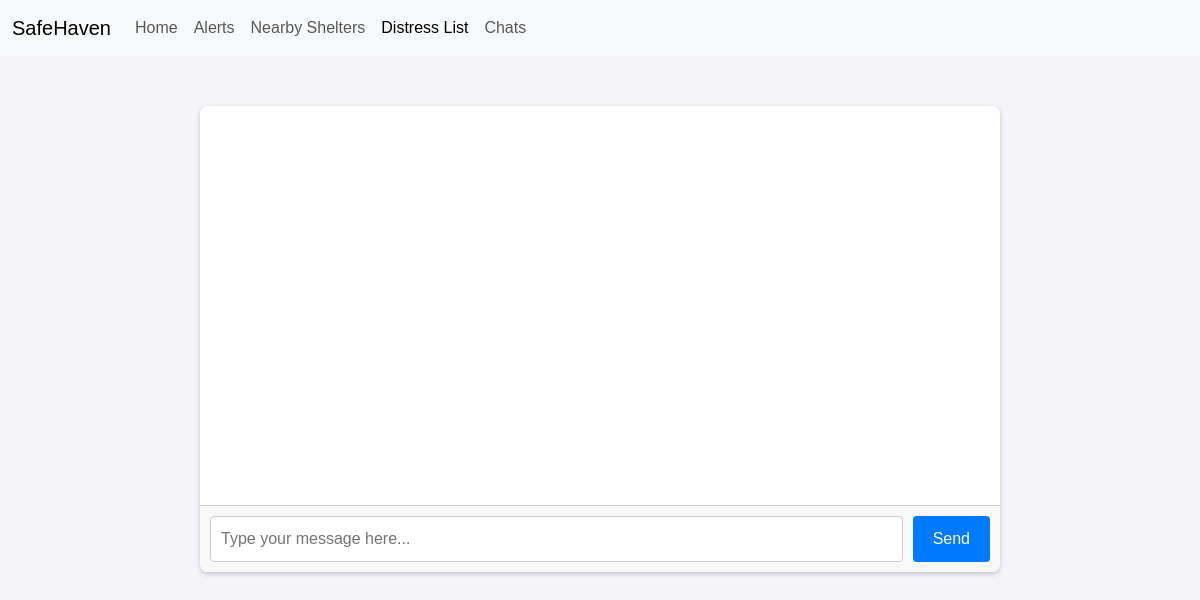
The page /chat/ (signed in) on the database as committed earlier.
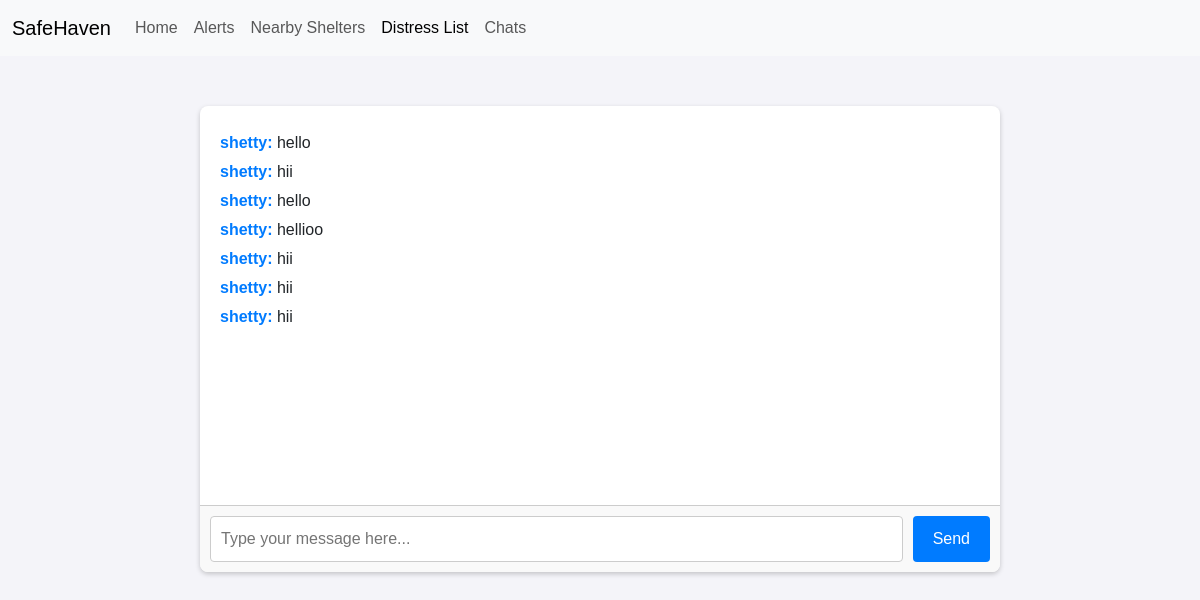
The same page on the database as committed later.
### home/models.py (models this page shows, shortened)
class ChatMessage(models.Model):
    user = models.ForeignKey(User, on_delete=models.CASCADE)
    message = models.TextField()
    timestamp = models.DateTimeField(auto_now_add=True)

### home/views.py (the view)
# urls.py: path('chat/', views.public_chat, name='public_chat'),
@login_required
def public_chat(request):
    messages = ChatMessage.objects.all().order_by('timestamp')
    ngo_users = ngo.objects.values_list('username', flat=True)  # Replace 'user__username' with 'username'
    return render(request, 'chat.html', {
        'messages': messages,
        'ngo_users': list(ngo_users),  # Pass the list of usernames
        'current_user': request.user.username,  # Pass the logged-in user's username
    })

### templates/chat.html (shortened to what this page needs)
<!DOCTYPE html>
<html lang="en">
<head>
    <link href="https://cdn.jsdelivr.net/npm/bootstrap@5.3.3/dist/css/bootstrap.min.css" rel="stylesheet"
>
</head>
<nav class="navbar navbar-expand-lg bg-body-tertiary">
    <div class="container-fluid">
        <a class="navbar-brand" href="index.html">SafeHaven</a>
        <div class="collapse navbar-collapse" id="navbarSupportedContent">
            <ul class="navbar-nav me-auto mb-2 mb-lg-0">
                <li class="nav-item"><a class="nav-link" href="{% url 'home' %}">Home</a></li>
                <li class="nav-item"><a class="nav-link" href="{% url 'public_chat' %}">Alerts</a></li>
                <li class="nav-item"><a class="nav-link" href="{% url 'shelter' %}">Nearby Shelters</a></li>
                <li class="nav-item"><a class="nav-link active" href="{% url 'distress' %}">Distress List</a></li>
                <li class="nav-item"><a class="nav-link" href="{% url 'chatcreate' %}">Chats</a></li>
            </ul>
        </div>
    </div>
</nav>
<body>
    <div id="chat-container">
        <div id="chat-log">
            {% for message in messages %}
                <p>
                    <strong class="{% if message.user.username == current_user %}current-user{% endif %}">
                        {{ message.user.username }}:
                    </strong>
                    {{ message.message }}
                </p>
            {% endfor %}
        </div>
        <form id="chat-form">
            <input id="chat-message-input" type="text" placeholder="Type your message here..." autocomplete="off">
            <button id="chat-message-submit" type="button">Send</button>
        </form>
    </div>
</body>
</html>

### templates/chat.html (style rules this page uses)
body { font-family: Arial, sans-serif; background-color: #f4f4f9; margin: 0; padding: 0; }
#chat-container { max-width: 800px; margin: 50px auto; background: #ffffff; border-radius: 8px; box-shadow: 0 2px 5px rgba(0, 0, 0, 0.2); overflow: hidden; }
#chat-log { height: 400px; overflow-y: auto; padding: 20px; border-bottom: 1px solid #ccc; }
#chat-log p { margin: 5px 0; }
#chat-log strong { color: #007bff; }
.current-user { color: #28a745; }
#chat-form { display: flex; padding: 10px; background: #f9f9f9; }
#chat-message-input { flex: 1; padding: 10px; border: 1px solid #ccc; border-radius: 4px; }
#chat-message-submit { padding: 10px 20px; background-color: #007bff; color: #fff; border: none; border-radius: 4px; cursor: pointer; margin-left: 10px; }

Rows that differ between the two databases and show on the page:
added ChatMessage: user.username "shetty", message "hello"
added ChatMessage: user.username "shetty", message "hii"
added ChatMessage: user.username "shetty", message "hello"
added ChatMessage: user.username "shetty", message "hellioo"
added ChatMessage: user.username "shetty", message "hii"
added ChatMessage: user.username "shetty", message "hii"
added ChatMessage: user.username "shetty", message "hii"
